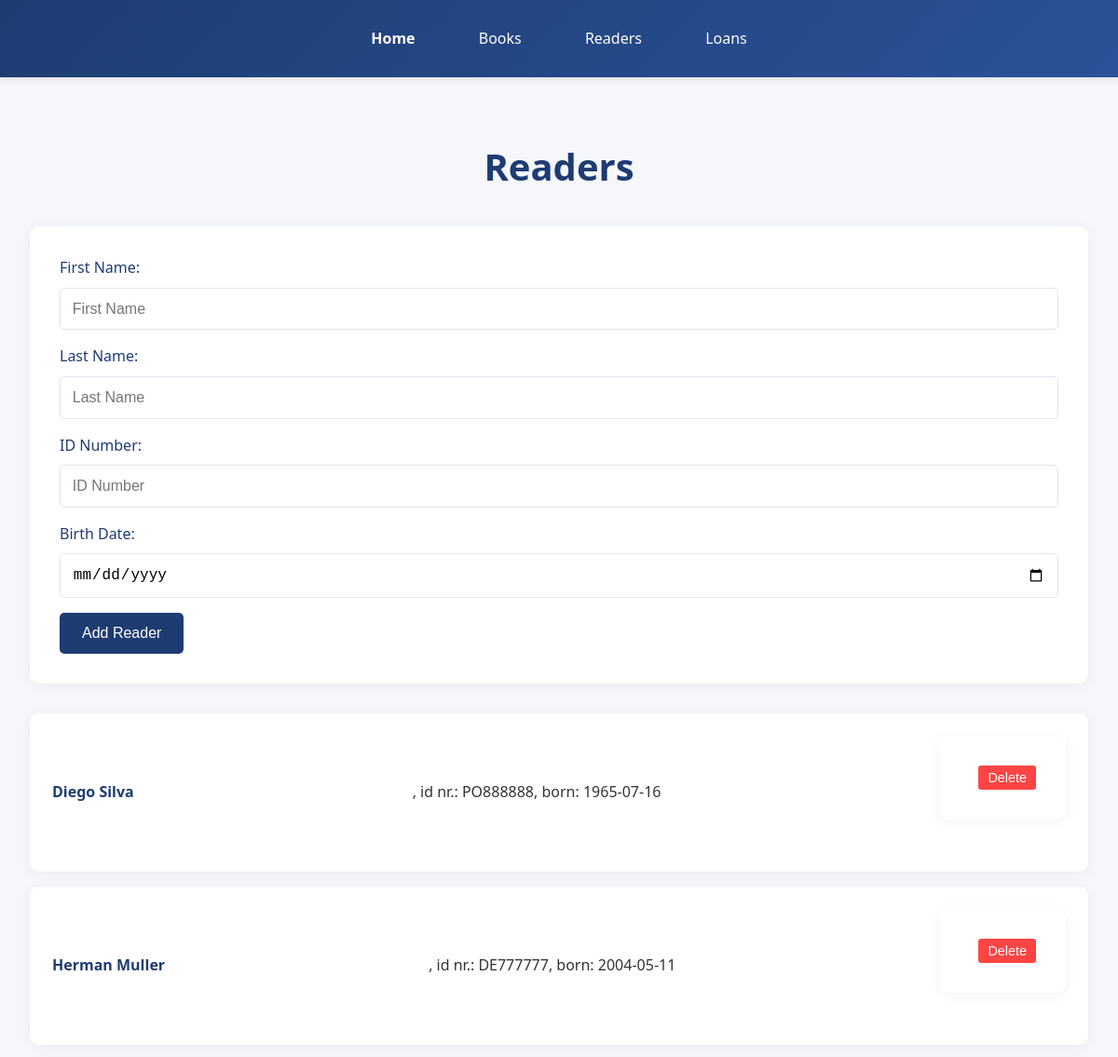
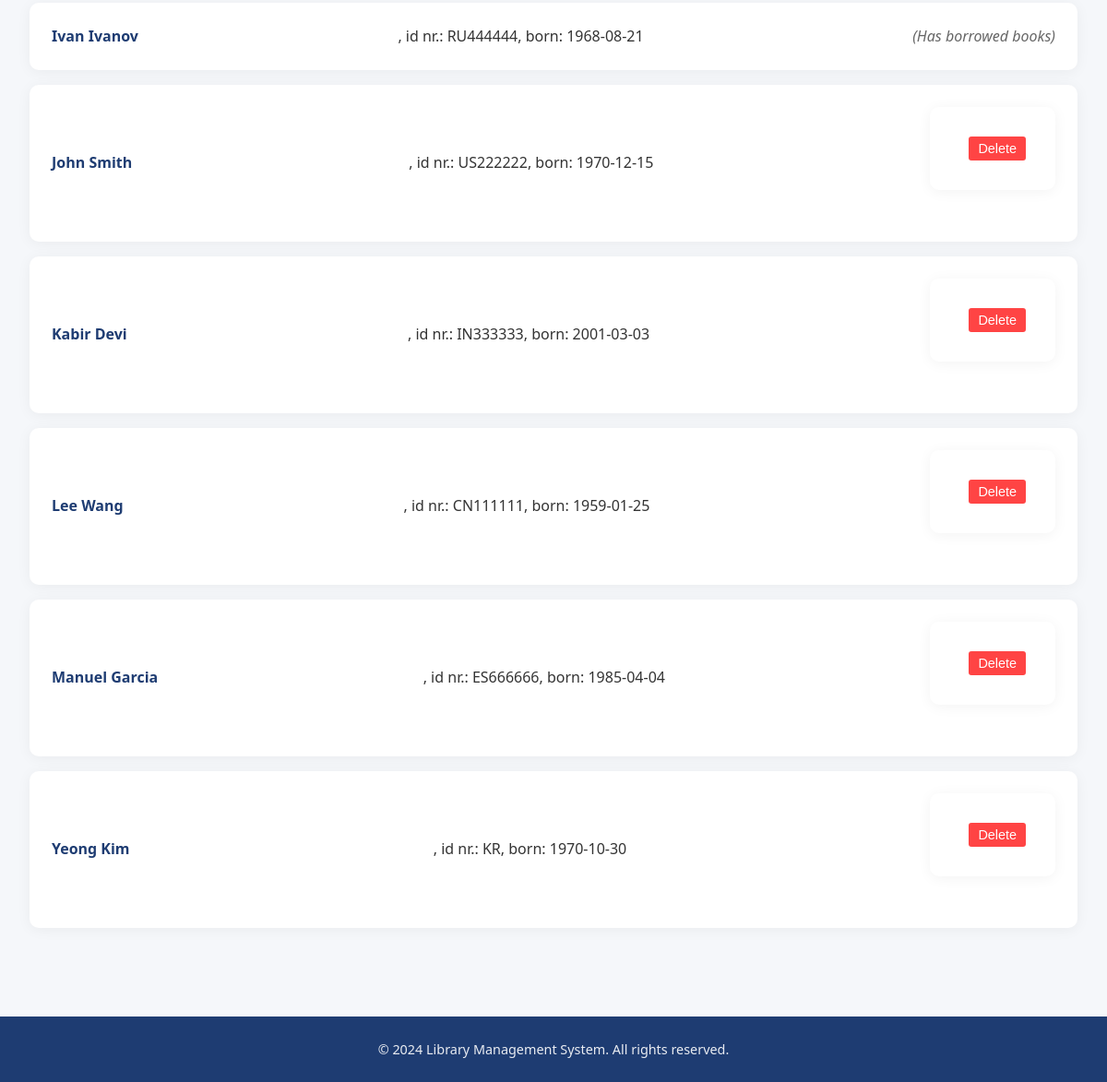
The page /readers on the database its author committed (2 pictures, top to bottom).
### models.py (models this page shows)
class Readers(db.Model):
    id_number = db.Column(db.String(20), primary_key=True)
    first_name = db.Column(db.String(50), nullable=False)
    last_name = db.Column(db.String(50), nullable=False)
    birth_date = db.Column(db.Date, nullable=False)
    loans = db.relationship('Loans', back_populates='readers', cascade="all, delete-orphan")

### main.py (the view, shortened to what this page needs)
@app.route('/readers', methods=['GET', 'POST'])
def readers_manage():
    readers = Readers.query.order_by(Readers.first_name.asc()).all()
    readers_with_loans = []
    for reader in readers:
        has_active_loans = Loans.query.filter_by(readers_id=reader.id_number, return_date=None).first() is not None
        readers_with_loans.append((reader, has_active_loans))
    return render_template('readers.html', readers_with_loans=readers_with_loans)

### main.py (called while the page is built)
@app.context_processor
def inject_now():
    return {'now': datetime.now()}

### templates/readers.html (shortened to what this page needs)
{% extends 'base.html' %}
{% block content %}
<h1>Readers</h1>
<form method="POST" action="{{ url_for('readers_manage') }}">
    <label for="first_name">First Name:</label>
    <input type="text" id="first_name" name="first_name" placeholder="First Name" required>
    <label for="last_name">Last Name:</label>
    <input type="text" id="last_name" name="last_name" placeholder="Last Name" required>
    <label for="id_number">ID Number:</label>
    <input type="text" id="id_number" name="id_number" placeholder="ID Number" required>
    <label for="birth_date">Birth Date:</label>
    <input type="date" id="birth_date" name="birth_date" required>
    <button type="submit">Add Reader</button>
</form>
<ul class="reader-list">
    {% for reader, has_active_loans in readers_with_loans %}
    <li class="reader-item">
        <span class="reader-name">{{ reader.first_name }} {{ reader.last_name }}</span>, id nr.: {{ reader.id_number }}, born: {{ reader.birth_date }}
        {% if has_active_loans %}
            <span class="borrowed-status">(Has borrowed books)</span>
        {% else %}
            <form method="POST" action="{{ url_for('delete_reader', reader_id=reader.id_number) }}" style="display: inline;">
                <button type="submit" onclick="return confirm('Are you sure you want to delete this reader?')" class="delete-btn">Delete</button>
            </form>
        {% endif %}
    </li>
    {% endfor %}
</ul>
{% endblock %}

### static/style.css (style rules this page uses)
* { margin: 0; padding: 0; box-sizing: border-box; }
body { font-family: 'Segoe UI', Tahoma, Geneva, Verdana, sans-serif; background-color: #f5f7fa; line-height: 1.6; color: #333; }
h1 { color: #1e3c72; text-align: center; margin: 2rem 0; font-size: 2.5rem; font-weight: 600; }
form { background: white; padding: 2rem; border-radius: 10px; box-shadow: 0 2px 15px rgba(0, 0, 0, 0.05); margin-bottom: 2rem; }
form label { display: block; margin-bottom: 0.5rem; color: #1e3c72; font-weight: 500; }
form input { width: 100%; padding: 0.8rem; margin-bottom: 1rem; border: 1px solid #e1e5ee; border-radius: 5px; font-size: 1rem; transition: border-color 0.3s ease; }
form button { background: #1e3c72; color: white; padding: 0.8rem 1.5rem; border: none; border-radius: 5px; cursor: pointer; font-size: 1rem; transition: all 0.3s ease; }
.book-list, .reader-list { list-style: none; padding: 0; }
.book-item, .reader-item { background: white; padding: 1.5rem; margin-bottom: 1rem; border-radius: 10px; box-shadow: 0 2px 15px rgba(0, 0, 0, 0.05); display: flex; justify-content: space-between; align-items: center; transition: transform 0.3s ease; }
.book-title, .reader-name { font-weight: 600; color: #1e3c72; }
.borrowed-status { color: #6c757d; font-style: italic; margin-left: 1rem; }
.delete-btn { background-color: #dc3545; color: white; border: none; padding: 0.6rem 1.2rem; border-radius: 5px; cursor: pointer; font-size: 0.9rem; transition: all 0.3s ease; }
.return-book-btn, .delete-btn { border: none; padding: 0.4rem 0.8rem; border-radius: 5px; cursor: pointer; font-size: 0.9rem; transition: all 0.3s ease; display: inline-block; }
.delete-btn { background-color: #dc3545; color: white; }

### templates/readers.html (style rules this page uses)
.delete-btn { background-color: #ff4444; color: white; border: none; padding: 5px 10px; border-radius: 3px; cursor: pointer; margin-left: 10px; }
.borrowed-status { color: #666; font-style: italic; margin-left: 10px; }

### rows shown on the page
Readers: first_name "Diego", last_name "Silva", id_number "PO888888", birth_date "1965-07-16"
Readers: first_name "Herman", last_name "Muller", id_number "DE777777", birth_date "2004-05-11"
Readers: first_name "Ivan", last_name "Ivanov", id_number "RU444444", birth_date "1968-08-21", shows "(Has borrowed books)"
Readers: first_name "John", last_name "Smith", id_number "US222222", birth_date "1970-12-15"
Readers: first_name "Kabir", last_name "Devi", id_number "IN333333", birth_date "2001-03-03"
Readers: first_name "Lee", last_name "Wang", id_number "CN111111", birth_date "1959-01-25"
Readers: first_name "Manuel", last_name "Garcia", id_number "ES666666", birth_date "1985-04-04"
Readers: first_name "Yeong", last_name "Kim", id_number "KR", birth_date "1970-10-30"
